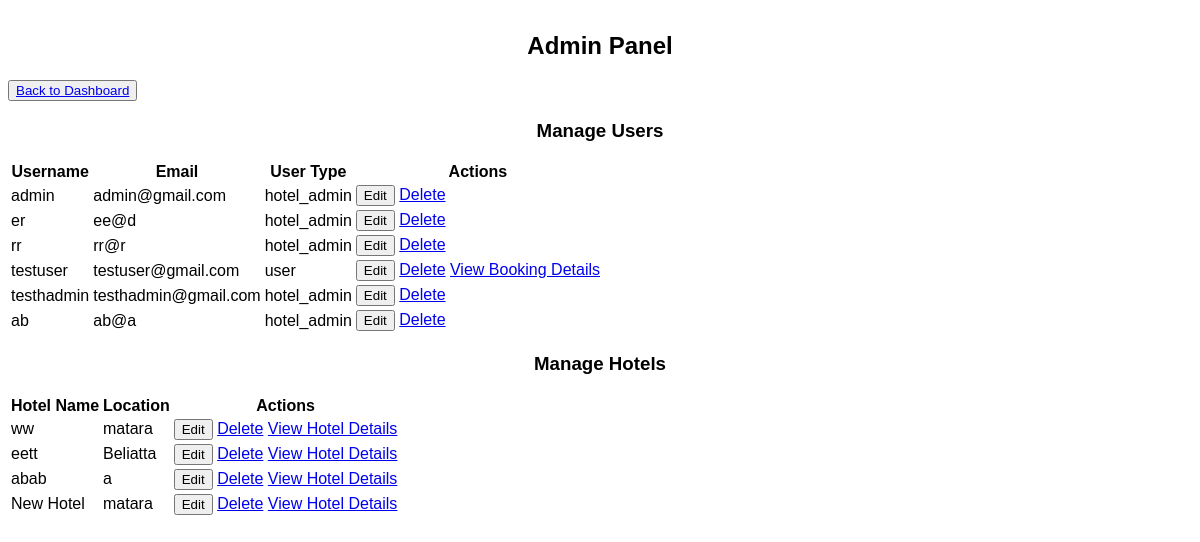
/admin_panel.php (signed in), run on an earlier commit of the app's database.
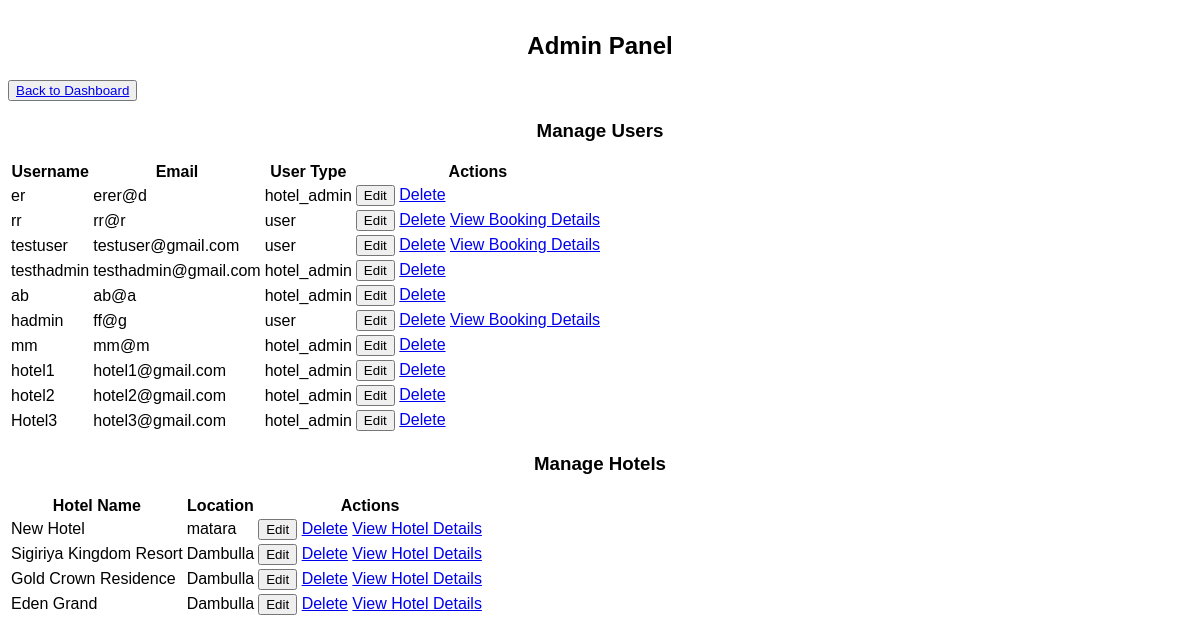
And on a later commit of the database.
### tables this page shows
CREATE TABLE `users` (
  `user_id` int(11) NOT NULL,
  `username` varchar(50) NOT NULL,
  `email` varchar(100) NOT NULL,
  `password` varchar(255) NOT NULL,
  `created_at` timestamp NOT NULL DEFAULT current_timestamp(),
  `user_type` varchar(20) NOT NULL,
  `description` varchar(20) NOT NULL,
  `hotel_id` int(11) DEFAULT NULL,
  `name` varchar(255) DEFAULT NULL,
  `telephone` varchar(15) DEFAULT NULL,
  `profile_picture` varchar(255) DEFAULT NULL
);

CREATE TABLE `hotels` (
  `hotel_id` int(11) NOT NULL,
  `hotel_name` varchar(100) NOT NULL,
  `total_rooms` int(11) NOT NULL,
  `user_id` int(11) DEFAULT NULL,
  `description` varchar(20) NOT NULL,
  `location` varchar(255) DEFAULT NULL,
  `city_id` int(255) NOT NULL
);

### admin_panel.php (the view, shortened to what this page needs)
<?php
include('config.php');
$users_stmt = $conn->prepare("SELECT * FROM users WHERE user_type != 'admin'");
$users_stmt->execute();
$users = $users_stmt->get_result();
$hotels_stmt = $conn->prepare("SELECT * FROM hotels");
$hotels_stmt->execute();
$hotels = $hotels_stmt->get_result();
?>
<!DOCTYPE html>
<html lang="en">
<head>
    <link rel="stylesheet" href="admin.css">
</head>
<body>
    <div class="admin-container">
        <h2>Admin Panel</h2>
        <button><a href="admin.php">Back to Dashboard</a></button>
        <h3>Manage Users</h3>
        <table>
            <tr>
                <th>Username</th>
                <th>Email</th>
                <th>User Type</th>
                <th>Actions</th>
            </tr>
            <?php while ($user = $users->fetch_assoc()): ?>
            <tr id="view-row-<?php echo $user['user_id']; ?>">
                <td><?php echo htmlspecialchars($user['username']); ?></td>
                <td><?php echo htmlspecialchars($user['email']); ?></td>
                <td><?php echo htmlspecialchars($user['user_type']); ?></td>
                <td>
                    <button onclick="editUser(<?php echo $user['user_id']; ?>)">Edit</button>
                    <a href="admin_delete_user.php?id=<?php echo $user['user_id']; ?>" onclick="return confirm('Are you sure you want to delete this user?');">Delete</a>
                    <?php if ($user['user_type'] === 'user'): ?>
                        <a href="admin_view_user_bookings.php?user_id=<?php echo $user['user_id']; ?>" class="view-booking-button">View Booking Details</a>
                    <?php endif; ?>
                </td>
            </tr>
            <?php endwhile; ?>
        </table>
        <h3>Manage Hotels</h3>
        <table>
            <tr>
                <th>Hotel Name</th>
                <th>Location</th>
                <th>Actions</th>
            </tr>
            <?php while ($hotel = $hotels->fetch_assoc()): ?>
            <tr id="view-hotel-row-<?php echo $hotel['hotel_id']; ?>">
                <td><?php echo htmlspecialchars($hotel['hotel_name']); ?></td>
                <td><?php echo htmlspecialchars($hotel['location']); ?></td>
                <td>
                    <button onclick="editHotel(<?php echo $hotel['hotel_id']; ?>)">Edit</button>
                    <a href="admin_delete_hotel.php?id=<?php echo $hotel['hotel_id']; ?>" onclick="return confirm('Are you sure you want to delete this hotel?');">Delete</a>
                    <a href="admin_hotel_details.php?id=<?php echo $hotel['hotel_id']; ?>" class="view-hotel-button">View Hotel Details</a>
                </td>
            </tr>
            <?php endwhile; ?>
        </table>
    </div>
</body>
</html>

What changed in the data, as far as the page shows it:
removed users: username "admin", email "admin@gmail.com", user_type "hotel_admin"
removed hotels: hotel_name "ww", location "matara"
removed hotels: hotel_name "eett", location "Beliatta"
removed hotels: hotel_name "abab", location "a"
changed users "er": email "ee@d" → "erer@d"
changed users "rr": user_type "hotel_admin" → "user"; now shows "View Booking Details"
added users: username "hadmin", email "ff@g", user_type "user"
added users: username "mm", email "mm@m", user_type "hotel_admin"
added users: username "hotel1", email "hotel1@gmail.com", user_type "hotel_admin"
added users: username "hotel2", email "hotel2@gmail.com", user_type "hotel_admin"
added users: username "Hotel3", email "hotel3@gmail.com", user_type "hotel_admin"
added hotels: hotel_name "Sigiriya Kingdom Resort", location "Dambulla"
added hotels: hotel_name "Gold Crown Residence", location "Dambulla"
added hotels: hotel_name "Eden Grand", location "Dambulla"
